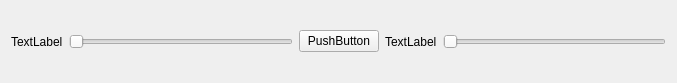
<?xml version="1.0" encoding="UTF-8"?>
<ui version="4.0">
 <class>MixerChannelOperationWidget</class>
 <widget class="QWidget" name="MixerChannelOperationWidget">
  <property name="geometry">
   <rect>
    <x>0</x>
    <y>0</y>
    <width>677</width>
    <height>83</height>
   </rect>
  </property>
  <property name="windowTitle">
   <string>Form</string>
  </property>
  <layout class="QHBoxLayout" name="horizontalLayout">
   <item>
    <widget class="QLabel" name="label">
     <property name="text">
      <string>TextLabel</string>
     </property>
    </widget>
   </item>
   <item>
    <widget class="QSlider" name="horizontalSlider">
     <property name="orientation">
      <enum>Qt::Horizontal</enum>
     </property>
    </widget>
   </item>
   <item>
    <widget class="QPushButton" name="pushButton">
     <property name="text">
      <string>PushButton</string>
     </property>
    </widget>
   </item>
   <item>
    <widget class="QLabel" name="label_2">
     <property name="text">
      <string>TextLabel</string>
     </property>
    </widget>
   </item>
   <item>
    <widget class="QSlider" name="horizontalSlider_2">
     <property name="orientation">
      <enum>Qt::Horizontal</enum>
     </property>
    </widget>
   </item>
  </layout>
 </widget>
 <resources/>
 <connections/>
</ui>
